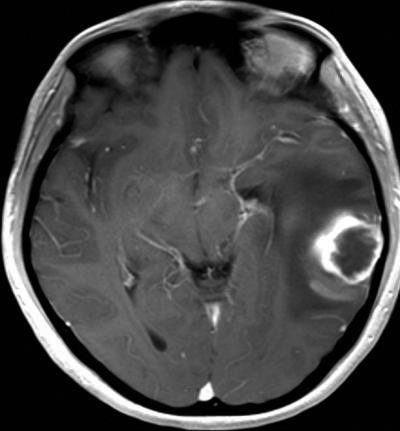
#> input picture Image Processing-open cv/images/img.jpg, 400 x 431 px, found by its file name
$ python p25.py
#> lines starting #> are read from the running program, lines starting #| are printed output that depends on the picture
import cv2
import numpy as np
img1=cv2.imread('img.jpg')
#> img1 is the input picture: shape (431, 400, 3); min 0, max 255, mean 70.5
img2=cv2.imread('cat.jpg')
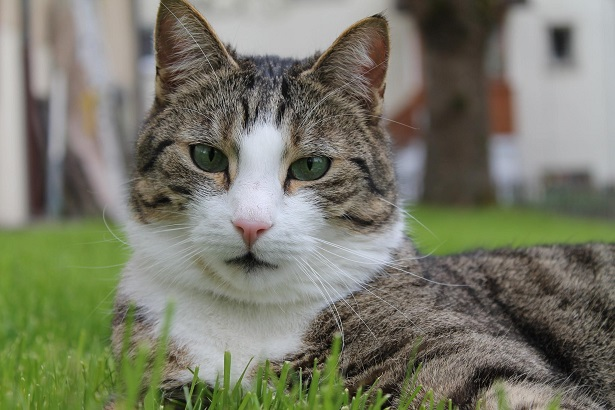
#> input picture Image Processing-open cv/images/cat.jpg, 615 x 410 px, found by its file name
#> img2 is the input picture: shape (410, 615, 3); mean B, G, R 104.7, 121.1, 120
width=img1.shape[1]
#> width = 400
height=img1.shape[0]
#> height = 431
img3=cv2.resize(img2,(width,height))
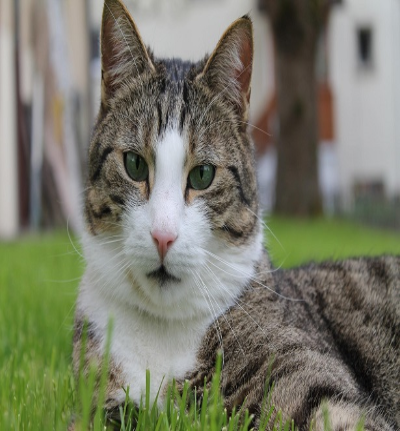
#> img3: shape (431, 400, 3); mean B, G, R 104.5, 121, 119.9
add=cv2.addWeighted(img1,0.2,img3,0.8,0)
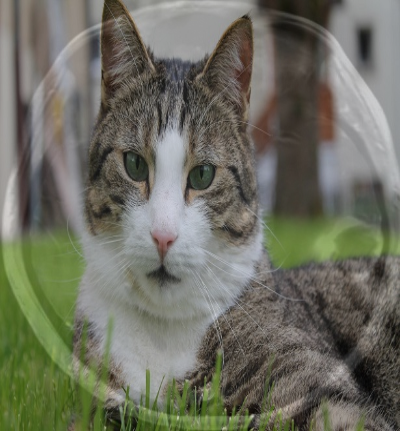
#> add: shape (431, 400, 3); mean B, G, R 97.7, 110.9, 110
cv2.imshow('image',add)
cv2.waitKey()
cv2.destroyAllWindows()
